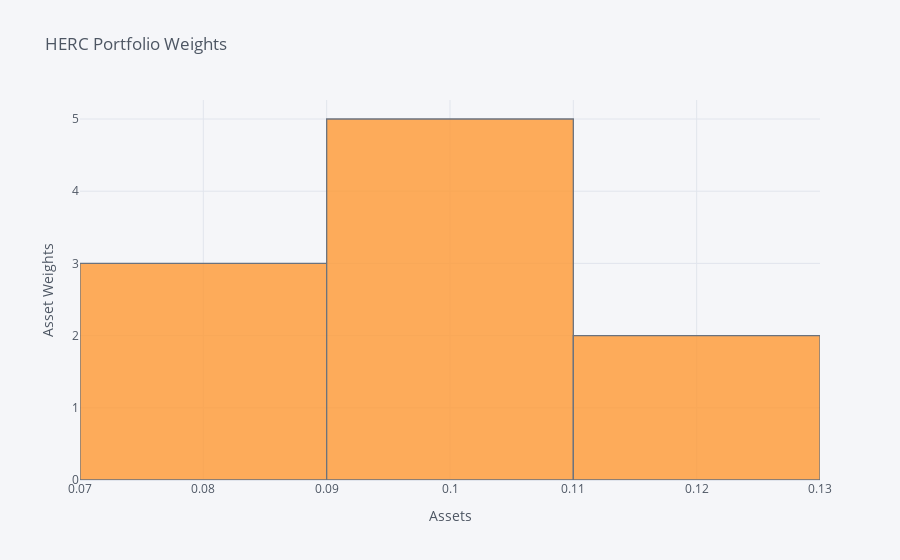

Write notebook code for a chart like this one.
### Code cell
herc_10_weights.T[0].iplot(kind='hist', xTitle='Assets',
                  yTitle='Asset Weights', title='HERC Portfolio Weights')

### Figure 1 — Plotly figure (JSON) as saved in the notebook; plotly's stock layout.template omitted (floating-point values rounded to 4 significant figures)
{"data": [{"histfunc": "count", "histnorm": "", "marker": {"color": "rgba(255, 153, 51, 1.0)", "line": {"color": "#4D5663", "width": 1.3}}, "name": "0", "opacity": 0.8, "orientation": "v", "type": "histogram", "x": [0.1, 0.1, 0.1, 0.1, 0.1, 0.08333, 0.08333, 0.08333, 0.125, 0.125]}], "layout": {"barmode": "overlay", "legend": {"bgcolor": "#F5F6F9", "font": {"color": "#4D5663"}}, "paper_bgcolor": "#F5F6F9", "plot_bgcolor": "#F5F6F9", "title": {"font": {"color": "#4D5663"}, "text": "HERC Portfolio Weights"}, "xaxis": {"gridcolor": "#E1E5ED", "showgrid": true, "tickfont": {"color": "#4D5663"}, "title": {"font": {"color": "#4D5663"}, "text": "Assets"}, "zerolinecolor": "#E1E5ED"}, "yaxis": {"gridcolor": "#E1E5ED", "showgrid": true, "tickfont": {"color": "#4D5663"}, "title": {"font": {"color": "#4D5663"}, "text": "Asset Weights"}, "zerolinecolor": "#E1E5ED"}}}
